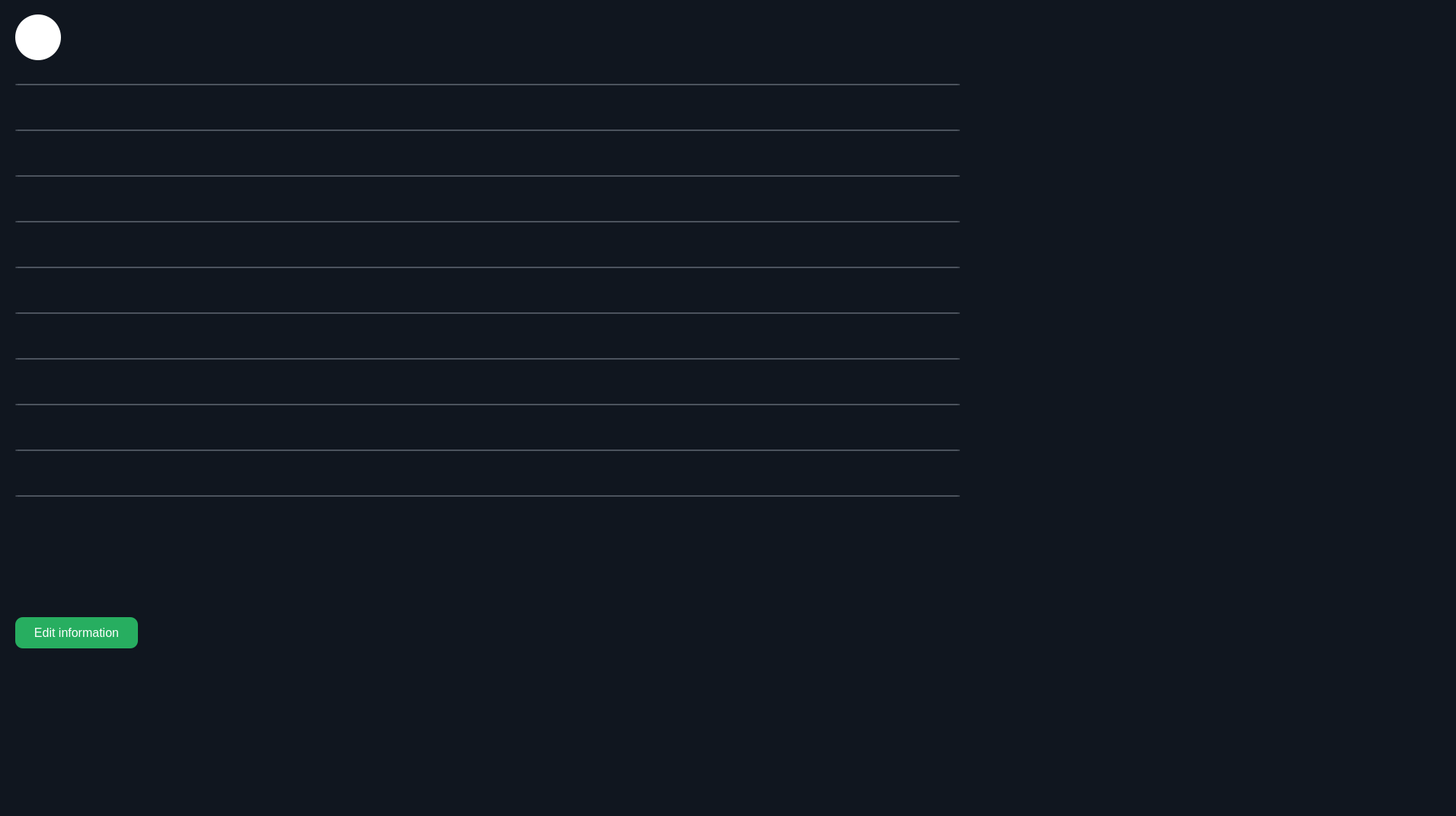
  <widget class="QWidget" name="widget" native="true">
   <property name="geometry">
    <rect>
     <x>0</x>
     <y>0</y>
     <width>1911</width>
     <height>1071</height>
    </rect>
   </property>
   <property name="styleSheet">
    <string notr="true">background-color: #10161f;</string>
   </property>
   <widget class="QLabel" name="profile_icon">
    <property name="geometry">
     <rect>
      <x>20</x>
      <y>19</y>
      <width>60</width>
      <height>60</height>
     </rect>
    </property>
    <property name="styleSheet">
     <string notr="true">background-color: rgb(255, 255, 255);
border-radius:30px</string>
    </property>
    <property name="text">
     <string/>
    </property>
    <property name="scaledContents">
     <bool>true</bool>
    </property>
   </widget>
   <widget class="QTextEdit" name="textEdit_profname">
    <property name="enabled">
     <bool>false</bool>
    </property>
    <property name="geometry">
     <rect>
      <x>90</x>
      <y>30</y>
      <width>361</width>
      <height>41</height>
     </rect>
    </property>
    <property name="styleSheet">
     <string notr="true">background-color: #10161f;
color: rgb(255, 255, 255);
border:none;
font: 18pt &quot;Orienta&quot;;
</string>
    </property>
    <property name="verticalScrollBarPolicy">
     <enum>Qt::ScrollBarPolicy::ScrollBarAlwaysOff</enum>
    </property>
    <property name="horizontalScrollBarPolicy">
     <enum>Qt::ScrollBarPolicy::ScrollBarAlwaysOff</enum>
    </property>
    <property name="readOnly">
     <bool>true</bool>
    </property>
   </widget>
   <widget class="QTextEdit" name="textEdit_userlevel">
    <property name="enabled">
     <bool>false</bool>
    </property>
    <property name="geometry">
     <rect>
      <x>20</x>
      <y>120</y>
      <width>231</width>
      <height>41</height>
     </rect>
    </property>
    <property name="styleSheet">
     <string notr="true">background-color: #10161f;
font-size: 18px;
font: 16pt &quot;Orienta&quot;;
color: rgb(255, 255, 255);
border:none;
</string>
    </property>
    <property name="readOnly">
     <bool>true</bool>
    </property>
   </widget>
   <widget class="QTextEdit" name="textEdit_email">
    <property name="enabled">
     <bool>false</bool>
    </property>
    <property name="geometry">
     <rect>
      <x>20</x>
      <y>180</y>
      <width>231</width>
      <height>41</height>
     </rect>
    </property>
    <property name="styleSheet">
     <string notr="true">background-color: #10161f;
font-size: 18px;
font: 16pt &quot;Orienta&quot;;
color: rgb(255, 255, 255);
border:none;
</string>
    </property>
    <property name="readOnly">
     <bool>true</bool>
    </property>
   </widget>
   <widget class="QLineEdit" name="lineEdit_2">
    <property name="enabled">
     <bool>false</bool>
    </property>
    <property name="geometry">
     <rect>
      <x>20</x>
      <y>110</y>
      <width>1240</width>
      <height>2</height>
     </rect>
    </property>
    <property name="minimumSize">
     <size>
      <width>0</width>
      <height>1</height>
     </size>
    </property>
    <property name="styleSheet">
     <string notr="true">background-color: #6f7988;
</string>
    </property>
   </widget>
   <widget class="QLineEdit" name="lineEdit_3">
    <property name="enabled">
     <bool>false</bool>
    </property>
    <property name="geometry">
     <rect>
      <x>20</x>
      <y>170</y>
      <width>1240</width>
      <height>2</height>
     </rect>
    </property>
    <property name="minimumSize">
     <size>
      <width>0</width>
      <height>1</height>
     </size>
    </property>
    <property name="styleSheet">
     <string notr="true">background-color: #6f7988;
</string>
    </property>
   </widget>
   <widget class="QLineEdit" name="lineEdit_4">
    <property name="enabled">
     <bool>false</bool>
    </property>
    <property name="geometry">
     <rect>
      <x>20</x>
      <y>230</y>
      <width>1240</width>
      <height>2</height>
     </rect>
    </property>
    <property name="minimumSize">
     <size>
      <width>0</width>
      <height>1</height>
     </size>
    </property>
    <property name="styleSheet">
     <string notr="true">background-color: #6f7988;
</string>
    </property>
   </widget>
   <widget class="QTextEdit" name="textEdit_username">
    <property name="enabled">
     <bool>false</bool>
    </property>
    <property name="geometry">
     <rect>
      <x>20</x>
      <y>240</y>
      <width>231</width>
      <height>41</height>
     </rect>
    </property>
    <property name="styleSheet">
     <string notr="true">background-color: #10161f;
font-size: 18px;
font: 16pt &quot;Orienta&quot;;
color: rgb(255, 255, 255);
border:none;
</string>
    </property>
    <property name="readOnly">
     <bool>true</bool>
    </property>
   </widget>
   <widget class="QLineEdit" name="lineEdit_5">
    <property name="enabled">
     <bool>false</bool>
    </property>
    <property name="geometry">
     <rect>
      <x>20</x>
      <y>290</y>
      <width>1240</width>
      <height>2</height>
     </rect>
    </property>
    <property name="minimumSize">
     <size>
      <width>0</width>
      <height>1</height>
     </size>
    </property>
    <property name="styleSheet">
     <string notr="true">background-color: #6f7988;
</string>
    </property>
   </widget>
   <widget class="QTextEdit" name="textEdit_numberphone">
    <property name="enabled">
     <bool>false</bool>
    </property>
    <property name="geometry">
     <rect>
      <x>20</x>
      <y>300</y>
      <width>231</width>
      <height>41</height>
     </rect>
    </property>
    <property name="styleSheet">
     <string notr="true">background-color: #10161f;
font-size: 18px;
font: 16pt &quot;Orienta&quot;;
color: rgb(255, 255, 255);
border:none;
</string>
    </property>
    <property name="readOnly">
     <bool>true</bool>
    </property>
   </widget>
   <widget class="QLineEdit" name="lineEdit_6">
    <property name="enabled">
     <bool>false</bool>
    </property>
    <property name="geometry">
     <rect>
      <x>20</x>
      <y>350</y>
      <width>1240</width>
      <height>2</height>
     </rect>
    </property>
    <property name="minimumSize">
     <size>
      <width>0</width>
      <height>1</height>
     </size>
    </property>
    <property name="styleSheet">
     <string notr="true">background-color: #6f7988;
</string>
    </property>
   </widget>
   <widget class="QTextEdit" name="textEdit_address">
    <property name="enabled">
     <bool>false</bool>
    </property>
    <property name="geometry">
     <rect>
      <x>20</x>
      <y>360</y>
      <width>231</width>
      <height>41</height>
     </rect>
    </property>
    <property name="styleSheet">
     <string notr="true">background-color: #10161f;
font-size: 18px;
font: 16pt &quot;Orienta&quot;;
color: rgb(255, 255, 255);
border:none;
</string>
    </property>
    <property name="readOnly">
     <bool>true</bool>
    </property>
   </widget>
   <widget class="QLineEdit" name="lineEdit_7">
    <property name="enabled">
     <bool>false</bool>
    </property>
    <property name="geometry">
     <rect>
      <x>20</x>
      <y>410</y>
      <width>1240</width>
      <height>2</height>
     </rect>
    </property>
    <property name="minimumSize">
     <size>
      <width>0</width>
      <height>1</height>
     </size>
    </property>
    <property name="styleSheet">
     <string notr="true">background-color: #6f7988;
</string>
    </property>
   </widget>
   <widget class="QTextEdit" name="textEdit_firstname">
    <property name="enabled">
     <bool>false</bool>
    </property>
    <property name="geometry">
     <rect>
      <x>20</x>
      <y>420</y>
      <width>231</width>
      <height>41</height>
     </rect>
    </property>
    <property name="styleSheet">
     <string notr="true">background-color: #10161f;
font-size: 18px;
font: 16pt &quot;Orienta&quot;;
color: rgb(255, 255, 255);
border:none;
</string>
    </property>
    <property name="readOnly">
     <bool>true</bool>
    </property>
   </widget>
   <widget class="QLineEdit" name="lineEdit_8">
    <property name="enabled">
     <bool>false</bool>
    </property>
    <property name="geometry">
     <rect>
      <x>20</x>
      <y>470</y>
      <width>1240</width>
      <height>2</height>
     </rect>
    </property>
    <property name="minimumSize">
     <size>
      <width>0</width>
      <height>1</height>
     </size>
    </property>
    <property name="styleSheet">
     <string notr="true">background-color: #6f7988;
</string>
    </property>
   </widget>
   <widget class="QTextEdit" name="textEdit_lastname">
    <property name="enabled">
     <bool>false</bool>
    </property>
    <property name="geometry">
     <rect>
      <x>20</x>
      <y>480</y>
      <width>231</width>
      <height>41</height>
     </rect>
    </property>
    <property name="styleSheet">
     <string notr="true">background-color: #10161f;
font-size: 18px;
font: 16pt &quot;Orienta&quot;;
color: rgb(255, 255, 255);
border:none;
</string>
    </property>
    <property name="readOnly">
     <bool>true</bool>
    </property>
   </widget>
   <widget class="QLineEdit" name="lineEdit_9">
    <property name="enabled">
     <bool>false</bool>
    </property>
    <property name="geometry">
     <rect>
      <x>20</x>
      <y>530</y>
      <width>1240</width>
      <height>2</height>
     </rect>
    </property>
    <property name="minimumSize">
     <size>
      <width>0</width>
      <height>1</height>
     </size>
    </property>
    <property name="styleSheet">
     <string notr="true">background-color: #6f7988;
</string>
    </property>
   </widget>
   <widget class="QTextEdit" name="textEdit_password">
    <property name="enabled">
     <bool>false</bool>
    </property>
    <property name="geometry">
     <rect>
      <x>20</x>
      <y>540</y>
      <width>231</width>
      <height>41</height>
     </rect>
    </property>
    <property name="styleSheet">
     <string notr="true">background-color: #10161f;
font-size: 18px;
font: 16pt &quot;Orienta&quot;;
color: rgb(255, 255, 255);
border:none;
</string>
    </property>
    <property name="readOnly">
     <bool>true</bool>
    </property>
   </widget>
   <widget class="QLineEdit" name="lineEdit_10">
    <property name="enabled">
     <bool>false</bool>
    </property>
    <property name="geometry">
     <rect>
      <x>20</x>
      <y>590</y>
      <width>1240</width>
      <height>2</height>
     </rect>
    </property>
    <property name="minimumSize">
     <size>
      <width>0</width>
      <height>1</height>
     </size>
    </property>
    <property name="styleSheet">
     <string notr="true">background-color: #6f7988;
</string>
    </property>
   </widget>
   <widget class="QTextEdit" name="textEdit_Transactionfees">
    <property name="enabled">
     <bool>false</bool>
    </property>
    <property name="geometry">
     <rect>
      <x>20</x>
      <y>600</y>
      <width>231</width>
      <height>41</height>
     </rect>
    </property>
    <property name="styleSheet">
     <string notr="true">background-color: #10161f;
font-size: 18px;
font: 16pt &quot;Orienta&quot;;
color: rgb(255, 255, 255);
border:none;
</string>
    </property>
    <property name="readOnly">
     <bool>true</bool>
    </property>
   </widget>
   <widget class="QTextEdit" name="textEdit_userlevel_value">
    <property name="enabled">
     <bool>false</bool>
    </property>
    <property name="geometry">
     <rect>
      <x>1090</x>
      <y>120</y>
      <width>171</width>
      <height>41</height>
     </rect>
    </property>
    <property name="layoutDirection">
     <enum>Qt::LayoutDirection::LeftToRight</enum>
    </property>
    <property name="styleSheet">
     <string notr="true">background-color: #10161f;
font: 16pt &quot;Orienta&quot;;
color: #6f7988;
border:none;
</string>
    </property>
    <property name="readOnly">
     <bool>true</bool>
    </property>
   </widget>
   <widget class="QTextEdit" name="textEdit_email_value">
    <property name="enabled">
     <bool>false</bool>
    </property>
    <property name="geometry">
     <rect>
      <x>1000</x>
      <y>180</y>
      <width>261</width>
      <height>41</height>
     </rect>
    </property>
    <property name="styleSheet">
     <string notr="true">background-color: #10161f;
font: 16pt &quot;Orienta&quot;;
color: #6f7988;
border:none;
</string>
    </property>
    <property name="readOnly">
     <bool>true</bool>
    </property>
   </widget>
   <widget class="QTextEdit" name="textEdit_username_value">
    <property name="enabled">
     <bool>false</bool>
    </property>
    <property name="geometry">
     <rect>
      <x>1060</x>
      <y>240</y>
      <width>201</width>
      <height>41</height>
     </rect>
    </property>
    <property name="styleSheet">
     <string notr="true">background-color: #10161f;
font: 16pt &quot;Orienta&quot;;
color: #6f7988;
border:none;
</string>
    </property>
    <property name="readOnly">
     <bool>true</bool>
    </property>
   </widget>
   <widget class="QTextEdit" name="textEdit_numberphone_value">
    <property name="enabled">
     <bool>false</bool>
    </property>
    <property name="geometry">
     <rect>
      <x>1070</x>
      <y>300</y>
      <width>191</width>
      <height>41</height>
     </rect>
    </property>
    <property name="styleSheet">
     <string notr="true">background-color: #10161f;
font: 16pt &quot;Orienta&quot;;
color: #6f7988;
border:none;
</string>
    </property>
    <property name="readOnly">
     <bool>true</bool>
    </property>
   </widget>
   <widget class="QTextEdit" name="textEdit_address_value">
    <property name="enabled">
     <bool>false</bool>
    </property>
    <property name="geometry">
     <rect>
      <x>1090</x>
      <y>360</y>
      <width>171</width>
      <height>41</height>
     </rect>
    </property>
    <property name="styleSheet">
     <string notr="true">background-color: #10161f;
font: 16pt &quot;Orienta&quot;;
color: #6f7988;
border:none;
</string>
    </property>
    <property name="readOnly">
     <bool>true</bool>
    </property>
   </widget>
   <widget class="QTextEdit" name="textEdit_firstname_value">
    <property name="enabled">
     <bool>false</bool>
    </property>
    <property name="geometry">
     <rect>
      <x>1090</x>
      <y>420</y>
      <width>171</width>
      <height>41</height>
     </rect>
    </property>
    <property name="styleSheet">
     <string notr="true">background-color: #10161f;
font: 16pt &quot;Orienta&quot;;
color: #6f7988;
border:none;
</string>
    </property>
    <property name="readOnly">
     <bool>true</bool>
    </property>
   </widget>
   <widget class="QTextEdit" name="textEdit_lastname_value">
    <property name="enabled">
     <bool>false</bool>
    </property>
    <property name="geometry">
     <rect>
      <x>1090</x>
      <y>480</y>
      <width>171</width>
      <height>41</height>
     </rect>
    </property>
    <property name="styleSheet">
     <string notr="true">background-color: #10161f;
font: 16pt &quot;Orienta&quot;;
color: #6f7988;
border:none;
</string>
    </property>
    <property name="readOnly">
     <bool>true</bool>
    </property>
   </widget>
   <widget class="QTextEdit" name="textEdit_password_value">
    <property name="enabled">
     <bool>false</bool>
    </property>
    <property name="geometry">
     <rect>
      <x>1080</x>
      <y>540</y>
      <width>171</width>
      <height>41</height>
     </rect>
    </property>
    <property name="contextMenuPolicy">
     <enum>Qt::ContextMenuPolicy::ActionsContextMenu</enum>
    </property>
    <property name="styleSheet">
     <string notr="true">background-color: #10161f;
font: 16pt &quot;Orienta&quot;;
color: #10161f;
border:none;
</string>
    </property>
    <property name="readOnly">
     <bool>true</bool>
    </property>
   </widget>
   <widget class="QPushButton" name="edit_information_btn">
    <property name="enabled">
     <bool>true</bool>
    </property>
    <property name="geometry">
     <rect>
      <x>20</x>
      <y>810</y>
      <width>161</width>
      <height>41</height>
     </rect>
    </property>
    <property name="cursor">
     <cursorShape>PointingHandCursor</cursorShape>
    </property>
    <property name="styleSheet">
     <string notr="true">          background-color: #27AE60 ;
            color: white;
            border-radius: 10px;
            font-size: 16px;
           border: none;  </string>
    </property>
    <property name="text">
     <string>Edit information</string>
    </property>
   </widget>
   <widget class="QTextEdit" name="textEdit_Transactionfees_value">
    <property name="enabled">
     <bool>false</bool>
    </property>
    <property name="geometry">
     <rect>
      <x>1090</x>
      <y>600</y>
      <width>171</width>
      <height>41</height>
     </rect>
    </property>
    <property name="styleSheet">
     <string notr="true">background-color: #10161f;
font: 16pt &quot;Orienta&quot;;
color: #6f7988;
border:none;
</string>
    </property>
    <property name="readOnly">
     <bool>true</bool>
    </property>
   </widget>
   <widget class="QLineEdit" name="lineEdit_11">
    <property name="enabled">
     <bool>false</bool>
    </property>
    <property name="geometry">
     <rect>
      <x>20</x>
      <y>650</y>
      <width>1240</width>
      <height>2</height>
     </rect>
    </property>
    <property name="minimumSize">
     <size>
      <width>0</width>
      <height>1</height>
     </size>
    </property>
    <property name="styleSheet">
     <string notr="true">background-color: #6f7988;
</string>
    </property>
   </widget>
   <widget class="QTextEdit" name="text_authentication">
    <property name="enabled">
     <bool>false</bool>
    </property>
    <property name="geometry">
     <rect>
      <x>230</x>
      <y>670</y>
      <width>801</width>
      <height>61</height>
     </rect>
    </property>
    <property name="styleSheet">
     <string notr="true">background-color: #10161f;
font: 16pt &quot;Orienta&quot;;
border:none;
color:rgb(170, 6, 0);
</string>
    </property>
    <property name="readOnly">
     <bool>true</bool>
    </property>
   </widget>
  </widget>
